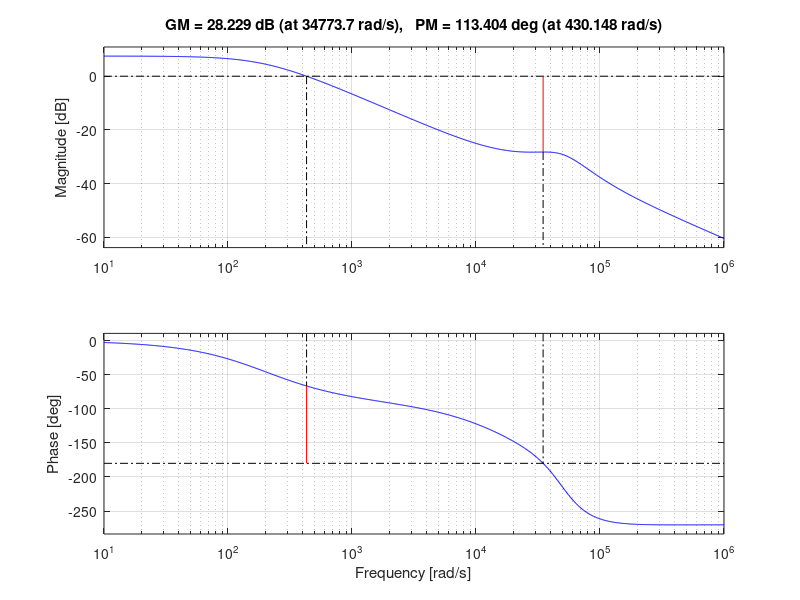
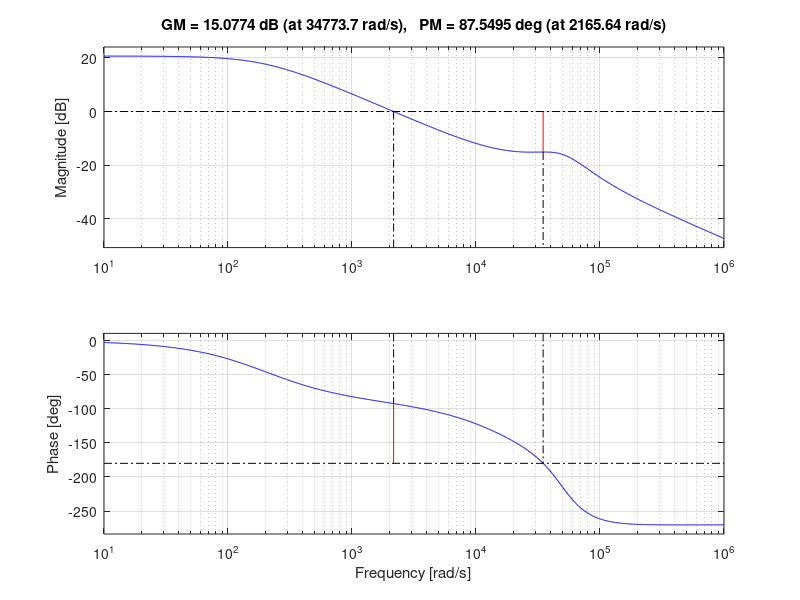

Reproduce these figures in MATLAB, in order.
s = tf('s');

fBW = 4410;

Nps = 1;
Rout = 8.4;
Rcs = 0.75;
Acs = 1.65;
D = 0.447;
tL = 1.234;
M = 0.808;

Cz = 10*10^(-9);
Rz = 36083;
RFB2 = 1000;
CFB = 9.021*10^(-9);
R1 = 18000;
R2 = 2400;

R8 = 10000;
Rpar = 2200;
Gain = R8/Rpar;

G0 = ((Rout*Nps)/(Rcs*Acs))*(1/(((1-D)^2/tL) + (2*M)+1));
%Gs = ((1+s*Cz*Rz)/(s*Cz))*(R1/R2)*(1/(s*CFB*RFB2+1));
%Gs1 = Gain * ((1+s/(fBW/2))/(1+s/(fBW*2)));
%Gs2 = 2.839*((1+s/(4000))/(1+s/(3000)));
%Gs3 = 5 * ((1+s/(700))/(1+s/(1700)));

wesr = 70736;
wrhpz = 17643;

wp1 = 200.082;
wp2 = 50000;

QP = 1;

sys = G0 * (((1+s/wesr)*(1-s/wrhpz))/(1+s/wp1)) * (1/(1+(s/(wp2*QP))+(s^2/wp2^2)));
sys1 = sys * Gain;
%sys2 = sys * Gs2;
%sys3 = sys * Gs3;

figure(1)
bode(sys)
margin(sys)

figure(2)
bode(sys1)
margin(sys1)
% 
% figure(3)
% step(sys1)
% 
% figure(4)
% bode(sys * Gain)
% margin(sys * Gain)
% 
% figure(5)
% step(sys2)
% 
% figure(6)
% bode(sys3)
% margin(sys3)
% 
% figure(7)
% step(sys3)
